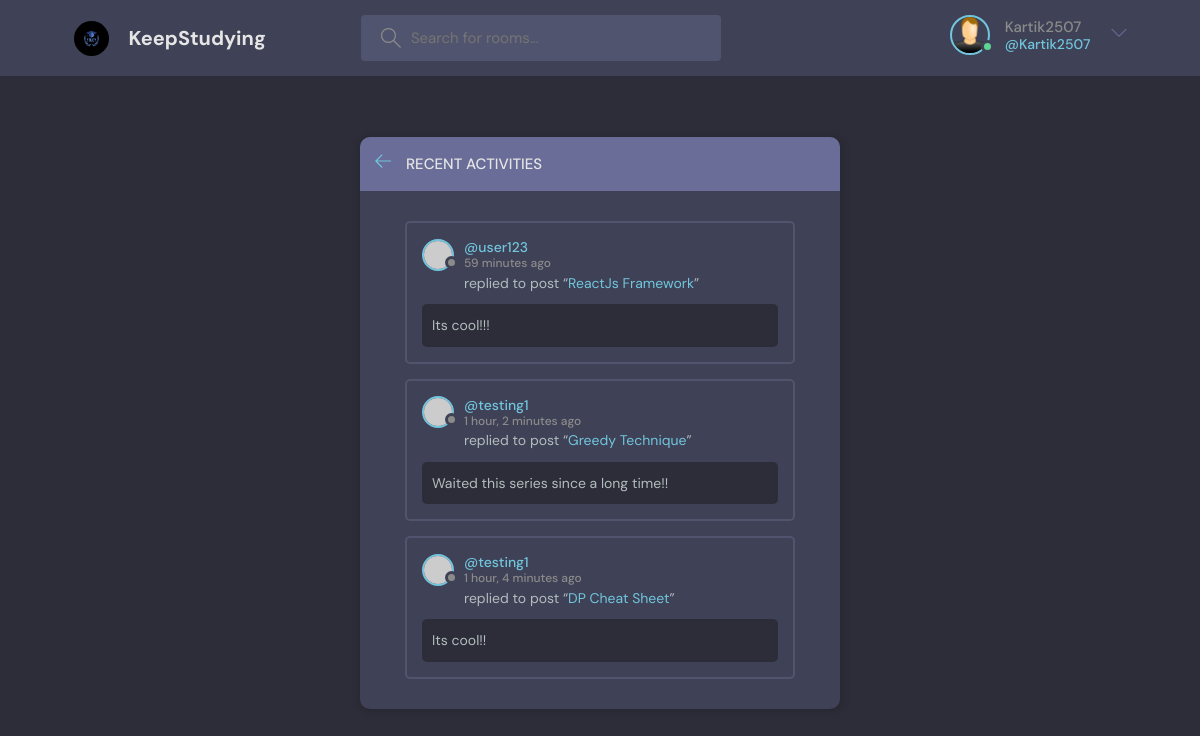
Screenshot of /activity/ (signed in) with the database file from the repository.
### app/models.py (models this page shows, shortened)
class Message(models.Model):
    user = models.ForeignKey(User, on_delete=models.CASCADE)
    room = models.ForeignKey(Room, on_delete=models.CASCADE)
    body = models.TextField()
    updated = models.DateTimeField(auto_now=True)
    created = models.DateTimeField(auto_now_add=True)
    class Meta:
        ordering = ['-updated', '-created']

class Room(models.Model):
    host = models.ForeignKey(User, on_delete=models.SET_NULL, null=True)
    topic = models.ForeignKey(Topic, on_delete=models.SET_NULL, null=True)
    name = models.CharField(max_length=200)
    description = models.TextField(null=True, blank=True)
    participants = models.ManyToManyField(User, related_name='participants', blank=True)
    updated = models.DateTimeField(auto_now=True)
    created = models.DateTimeField(auto_now_add=True)
    class Meta:
        ordering = ['-updated', '-created']
    def __str__(self):
        return str(self.name)

### app/views.py (the view)
# urls.py: path('activity/', views.activitiesPage, name='activitiesPage'),
def activitiesPage(request):
    room_message = Message.objects.all()
    return render(request, 'app/activity.html',{'room_message' : room_message})

### app/templates/app/activity.html (shortened to what this page needs)
{% extends 'main.html' %} {% block content %}
<main class="layout">
  <div class="container">
    <div class="layout__box">
      <div class="layout__boxHeader">
        <div class="layout__boxTitle">
          <a href="{% url 'home' %}">
            <svg
              version="1.1"
              xmlns="http://www.w3.org/2000/svg"
              width="32"
              height="32"
              viewBox="0 0 32 32"
            >
              <title>arrow-left</title>
              <path
                d="M13.723 2.286l-13.723 13.714 13.719 13.714 1.616-1.611-10.96-10.96h27.625v-2.286h-27.625l10.965-10.965-1.616-1.607z"
              ></path>
            </svg>
          </a>
          <h3>Recent Activities</h3>
        </div>
      </div>
      <div class="activities-page layout__body">
        {% for message in room_message %}
        <div class="activities__box">
          <div class="activities__boxHeader roomListRoom__header">
            <a
              href="{% url 'profile' message.user.id %}"
              class="roomListRoom__author"
            >
              <div class="avatar avatar--small">
                <img src="https://randomuser.me/api/portraits/women/11.jpg" />
              </div>
              <p>
                @{{message.user}}
                <span>{{message.created|timesince}} ago</span>
              </p>
            </a>
          </div>
          <div class="activities__boxContent">
            <p>
              replied to post “<a href="{% url 'room' message.room.id %}"
                >{{message.room}}</a
              >”
            </p>
            <div class="activities__boxRoomContent">{{message.body}}</div>
          </div>
        </div>
        {% endfor %}
      </div>
    </div>
  </div>
</main>
{% endblock content %}

### templates/NavBar.html (shortened to what this page needs)
{% load static %}
<header class="header header--loggedIn">
  <div class="container">
    <a href="{% url 'home' %}" class="header__logo">
      <img src="{% static 'images/logo.jpg' %}" />
      <h1>KeepStudying</h1>
    </a>
    <form class="header__search" action="{% url 'home' %}" method="GET">
      <label>
        <input name="q" placeholder="Search for rooms..." />
      </label>
    </form>
    <nav class="header__menu">
      {% if request.user.is_authenticated %}
      <div class="header__user">
        <a href="{% url 'profile' user.id %}">
          <div class="avatar avatar--medium active">
            <img src="{% static 'images/Pic.png' %}" />
          </div>
          <p>{{request.user}}<span>@{{request.user.username}}</span></p>
        </a>
        <button class="dropdown-button">
          <svg
            version="1.1"
            xmlns="http://www.w3.org/2000/svg"
            width="32"
            height="32"
            viewBox="0 0 32 32"
          >
            <title>chevron-down</title>
            <path d="M16 21l-13-13h-3l16 16 16-16h-3l-13 13z"></path>
          </svg>
        </button>
      </div>
      {% else %}
      <a href="{% url 'loginPage' %}">
        <img src="{% static 'images/Pic.png' %}" />
        <p>Login</p>
      </a>
      {% endif %}
    </nav>
  </div>
</header>

### static/style/style.css (style rules this page uses)
:root { --color-main: #71c6dd; --color-main-light: #e1f6fb; --color-dark: #3f4156; --color-dark-medium: #51546e; --color-dark-light: #696d97; --color-light: #e5e5e5; --color-gray: #8b8b8b; --color-light-gray: #b2bdbd; --color-bg: #2d2d39; --color-success: #5dd693; --color-error: #fc4b0b; }
* { font-family: "DM Sans", -apple-system, BlinkMacSystemFont, "Segoe UI", Roboto, Oxygen, Ubuntu, Cantarell, "Open Sans", "Helvetica Neue", sans-serif; margin: 0; padding: 0; box-sizing: border-box; text-rendering: optimizeLegibility; font-size: inherit; }
html { font-size: 56.25%; }
@media only screen and (min-width: 1200px) { html { font-size: 62.5%; } }
body { line-height: 1.6; font-weight: 400; font-size: 1.5rem; color: var(--color-light-gray); background-color: var(--color-bg); min-height: 100vh; }
img { width: 100%; }
a { display: inline-block; color: var(--color-main); text-decoration: none; }
.container { max-width: 120rem; width: 90%; margin: auto; }
.avatar { position: relative; display: inline-block; border-radius: 50%; border: 2px solid var(--color-main); }
.avatar img { display: block; border-radius: 50%; object-fit: cover; object-position: center; }
.avatar::after { content: ""; display: block; position: absolute; background-color: var(--color-gray); z-index: 111; border-radius: 50%; border: 0.3rem solid var(--color-dark); }
.avatar.active::after { background-color: var(--color-success); }
.avatar.avatar--small img { width: 2.8rem; height: 2.8rem; }
.avatar.avatar--small:after { width: 0.7rem; height: 0.7rem; bottom: 0px; right: -6px; }
.avatar.avatar--medium img { width: 3.6rem; height: 3.6rem; border-radius: 50%; }
.avatar.avatar--medium:after { width: 0.7rem; height: 0.7rem; bottom: 0px; right: -6px; }
.header { padding: 1.5rem; background-color: var(--color-dark); }
.header > .container { display: flex; gap: 9.5rem; }
.header__logo, .header__user { display: flex; gap: 2rem; align-items: center; }
.header__logo > img { height: 3.5rem; width: 3.5rem; border-radius: 50%; }
.header__logo > h1 { font-weight: 700; font-size: 2rem; color: var(--color-light); }
.header__search > label { background-color: var(--color-dark-medium); padding: 1.3rem 1rem; display: flex; align-items: center; gap: 1rem; border-radius: 4px; }
.header__search svg { fill: var(--color-gray); width: 2rem; height: 2rem; margin-left: 1rem; }
.header__search input { width: 30rem; background: transparent; border: none; outline: none; color: var(--color-light); }
.header__menu { margin-left: auto; position: relative; }
.header__menu a { display: flex; gap: 1.5rem; align-items: center; font-weight: 500; text-decoration: none; color: var(--color-gray); }
.header__menu img { height: 3.6rem; }
.header__menu p { line-height: 1.2; }
.header__menu span { color: var(--color-main); font-weight: 500; font-size: 1.4rem; display: block; }
.header__menu svg { width: 1.6rem; height: 1.6rem; fill: var(--color-dark-light); }
.dropdown-button { background: transparent; border: 0; outline: 0; cursor: pointer; }
.layout { margin-top: 2.4rem; }
.layout > .container { display: flex; justify-content: space-between; align-items: flex-start; }
.layout__box { width: 90%; max-width: 48rem; min-height: 40rem; position: absolute; top: 50%; left: 50%; transform: translate(-50%, -46%); background-color: var(--color-dark); border-radius: 1rem; box-shadow: 1px 1px 6px 3px rgba(0, 0, 0, 0.1); overflow: hidden; }
.layout__boxHeader { display: flex; padding: 1.5rem; background-color: var(--color-dark-light); }
.layout__boxTitle { display: flex; gap: 1.5rem; align-items: center; }
.layout__boxTitle h3 { text-transform: uppercase; font-weight: 500; color: var(--color-light); }
.layout__boxTitle svg { width: 1.6rem; height: 1.6rem; fill: var(--color-main); }
.layout__body { margin: 3rem; }
.roomListRoom__header { display: flex; justify-content: space-between; align-items: center; }
.roomListRoom__author { font-weight: 500; display: flex; align-items: center; gap: 1rem; }
.activities__box { margin: 1.5rem; padding: 1.5rem; border: 2px solid var(--color-dark-medium); border-radius: 5px; }
.activities__boxHeader p { font-size: 1.4rem; line-height: 1.3; }
.activities__boxHeader p span { color: var(--color-gray); font-size: 1.2rem; display: block; }
.activities__boxContent { margin-left: 4.2rem; }
.activities__boxContent { font-size: 1.4rem; }
.activities__boxRoomContent { background: var(--color-bg); padding: 1rem; border-radius: 5px; margin-top: 1rem; margin-left: -4.2rem; }

### rows the page displays
Message: user "user123", created "59 minutes", room "ReactJs Framework", body "Its cool!!!"
Message: user "testing1", created "1 hour, 2 minutes", room "Greedy Technique", body "Waited this series since a long time!!"
Message: user "testing1", created "1 hour, 4 minutes", room "DP Cheat Sheet", body "Its cool!!"

### other values shown
{{ request.user }} "Kartik2507"
{{ request.user.username }} "Kartik2507"
